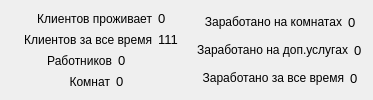
     <widget class="QWidget" name="tab_14">
      <attribute name="icon">
       <iconset resource="src.qrc">
        <normaloff>:/icon/main.png</normaloff>:/icon/main.png</iconset>
      </attribute>
      <attribute name="title">
       <string>Главная</string>
      </attribute>
      <layout class="QHBoxLayout" name="horizontalLayout_34">
       <item>
        <layout class="QVBoxLayout" name="verticalLayout_27">
         <item>
          <layout class="QHBoxLayout" name="horizontalLayout_27">
           <item>
            <widget class="QLabel" name="label">
             <property name="maximumSize">
              <size>
               <width>30</width>
               <height>30</height>
              </size>
             </property>
             <property name="text">
              <string/>
             </property>
             <property name="pixmap">
              <pixmap resource="src.qrc">:/icon/person.png</pixmap>
             </property>
             <property name="scaledContents">
              <bool>true</bool>
             </property>
            </widget>
           </item>
           <item>
            <widget class="QLabel" name="label_2">
             <property name="text">
              <string>Клиентов проживает</string>
             </property>
             <property name="alignment">
              <set>Qt::AlignRight|Qt::AlignTrailing|Qt::AlignVCenter</set>
             </property>
            </widget>
           </item>
           <item>
            <widget class="QLabel" name="clientsNow">
             <property name="font">
              <font>
               <pointsize>10</pointsize>
              </font>
             </property>
             <property name="frameShape">
              <enum>QFrame::NoFrame</enum>
             </property>
             <property name="frameShadow">
              <enum>QFrame::Plain</enum>
             </property>
             <property name="text">
              <string>0</string>
             </property>
             <property name="textFormat">
              <enum>Qt::AutoText</enum>
             </property>
             <property name="scaledContents">
              <bool>true</bool>
             </property>
             <property name="alignment">
              <set>Qt::AlignLeading|Qt::AlignLeft|Qt::AlignVCenter</set>
             </property>
             <property name="wordWrap">
              <bool>false</bool>
             </property>
            </widget>
           </item>
          </layout>
         </item>
         <item>
          <layout class="QHBoxLayout" name="horizontalLayout_28">
           <item>
            <widget class="QLabel" name="label_3">
             <property name="maximumSize">
              <size>
               <width>30</width>
               <height>30</height>
              </size>
             </property>
             <property name="text">
              <string/>
             </property>
             <property name="pixmap">
              <pixmap resource="src.qrc">:/icon/clients.png</pixmap>
             </property>
             <property name="scaledContents">
              <bool>true</bool>
             </property>
            </widget>
           </item>
           <item>
            <widget class="QLabel" name="label_4">
             <property name="text">
              <string>Клиентов за все время</string>
             </property>
             <property name="alignment">
              <set>Qt::AlignRight|Qt::AlignTrailing|Qt::AlignVCenter</set>
             </property>
            </widget>
           </item>
           <item>
            <widget class="QLabel" name="clientsAllTime">
             <property name="font">
              <font>
               <pointsize>10</pointsize>
              </font>
             </property>
             <property name="frameShape">
              <enum>QFrame::NoFrame</enum>
             </property>
             <property name="frameShadow">
              <enum>QFrame::Plain</enum>
             </property>
             <property name="text">
              <string>111</string>
             </property>
             <property name="textFormat">
              <enum>Qt::AutoText</enum>
             </property>
             <property name="scaledContents">
              <bool>true</bool>
             </property>
             <property name="alignment">
              <set>Qt::AlignLeading|Qt::AlignLeft|Qt::AlignVCenter</set>
             </property>
             <property name="wordWrap">
              <bool>false</bool>
             </property>
            </widget>
           </item>
          </layout>
         </item>
         <item>
          <layout class="QHBoxLayout" name="horizontalLayout_29">
           <item>
            <widget class="QLabel" name="label_5">
             <property name="maximumSize">
              <size>
               <width>30</width>
               <height>30</height>
              </size>
             </property>
             <property name="text">
              <string/>
             </property>
             <property name="pixmap">
              <pixmap resource="src.qrc">:/icon/staff.png</pixmap>
             </property>
             <property name="scaledContents">
              <bool>true</bool>
             </property>
            </widget>
           </item>
           <item>
            <widget class="QLabel" name="label_6">
             <property name="text">
              <string>Работников</string>
             </property>
             <property name="alignment">
              <set>Qt::AlignRight|Qt::AlignTrailing|Qt::AlignVCenter</set>
             </property>
            </widget>
           </item>
           <item>
            <widget class="QLabel" name="staff">
             <property name="font">
              <font>
               <pointsize>10</pointsize>
              </font>
             </property>
             <property name="frameShape">
              <enum>QFrame::NoFrame</enum>
             </property>
             <property name="frameShadow">
              <enum>QFrame::Plain</enum>
             </property>
             <property name="text">
              <string>0</string>
             </property>
             <property name="textFormat">
              <enum>Qt::AutoText</enum>
             </property>
             <property name="scaledContents">
              <bool>true</bool>
             </property>
             <property name="alignment">
              <set>Qt::AlignLeading|Qt::AlignLeft|Qt::AlignVCenter</set>
             </property>
             <property name="wordWrap">
              <bool>false</bool>
             </property>
            </widget>
           </item>
          </layout>
         </item>
         <item>
          <layout class="QHBoxLayout" name="horizontalLayout_30">
           <item>
            <widget class="QLabel" name="label_7">
             <property name="maximumSize">
              <size>
               <width>30</width>
               <height>30</height>
              </size>
             </property>
             <property name="text">
              <string/>
             </property>
             <property name="pixmap">
              <pixmap resource="src.qrc">:/icon/room.png</pixmap>
             </property>
             <property name="scaledContents">
              <bool>true</bool>
             </property>
            </widget>
           </item>
           <item>
            <widget class="QLabel" name="label_8">
             <property name="text">
              <string>Комнат</string>
             </property>
             <property name="alignment">
              <set>Qt::AlignRight|Qt::AlignTrailing|Qt::AlignVCenter</set>
             </property>
            </widget>
           </item>
           <item>
            <widget class="QLabel" name="rooms">
             <property name="font">
              <font>
               <pointsize>10</pointsize>
              </font>
             </property>
             <property name="frameShape">
              <enum>QFrame::NoFrame</enum>
             </property>
             <property name="frameShadow">
              <enum>QFrame::Plain</enum>
             </property>
             <property name="text">
              <string>0</string>
             </property>
             <property name="textFormat">
              <enum>Qt::AutoText</enum>
             </property>
             <property name="scaledContents">
              <bool>true</bool>
             </property>
             <property name="alignment">
              <set>Qt::AlignLeading|Qt::AlignLeft|Qt::AlignVCenter</set>
             </property>
             <property name="wordWrap">
              <bool>false</bool>
             </property>
            </widget>
           </item>
          </layout>
         </item>
        </layout>
       </item>
       <item>
        <layout class="QVBoxLayout" name="verticalLayout_28">
         <item>
          <layout class="QHBoxLayout" name="horizontalLayout_31">
           <item>
            <widget class="QLabel" name="label_9">
             <property name="maximumSize">
              <size>
               <width>30</width>
               <height>30</height>
              </size>
             </property>
             <property name="text">
              <string/>
             </property>
             <property name="pixmap">
              <pixmap resource="src.qrc">:/icon/coins.png</pixmap>
             </property>
             <property name="scaledContents">
              <bool>true</bool>
             </property>
            </widget>
           </item>
           <item>
            <widget class="QLabel" name="label_10">
             <property name="text">
              <string>Заработано на комнатах</string>
             </property>
             <property name="alignment">
              <set>Qt::AlignRight|Qt::AlignTrailing|Qt::AlignVCenter</set>
             </property>
            </widget>
           </item>
           <item>
            <widget class="QLabel" name="profitRooms">
             <property name="font">
              <font>
               <pointsize>10</pointsize>
              </font>
             </property>
             <property name="frameShape">
              <enum>QFrame::NoFrame</enum>
             </property>
             <property name="frameShadow">
              <enum>QFrame::Plain</enum>
             </property>
             <property name="text">
              <string>0</string>
             </property>
             <property name="textFormat">
              <enum>Qt::AutoText</enum>
             </property>
             <property name="scaledContents">
              <bool>true</bool>
             </property>
             <property name="alignment">
              <set>Qt::AlignLeading|Qt::AlignLeft|Qt::AlignVCenter</set>
             </property>
             <property name="wordWrap">
              <bool>false</bool>
             </property>
            </widget>
           </item>
          </layout>
         </item>
         <item>
          <layout class="QHBoxLayout" name="horizontalLayout_32">
           <item>
            <widget class="QLabel" name="label_11">
             <property name="maximumSize">
              <size>
               <width>30</width>
               <height>30</height>
              </size>
             </property>
             <property name="text">
              <string/>
             </property>
             <property name="pixmap">
              <pixmap resource="src.qrc">:/icon/coins.png</pixmap>
             </property>
             <property name="scaledContents">
              <bool>true</bool>
             </property>
            </widget>
           </item>
           <item>
            <widget class="QLabel" name="label_12">
             <property name="text">
              <string>Заработано на доп.услугах</string>
             </property>
             <property name="alignment">
              <set>Qt::AlignRight|Qt::AlignTrailing|Qt::AlignVCenter</set>
             </property>
            </widget>
           </item>
           <item>
            <widget class="QLabel" name="profitServs">
             <property name="font">
              <font>
               <pointsize>10</pointsize>
              </font>
             </property>
             <property name="frameShape">
              <enum>QFrame::NoFrame</enum>
             </property>
             <property name="frameShadow">
              <enum>QFrame::Plain</enum>
             </property>
             <property name="text">
              <string>0</string>
             </property>
             <property name="textFormat">
              <enum>Qt::AutoText</enum>
             </property>
             <property name="scaledContents">
              <bool>true</bool>
             </property>
             <property name="alignment">
              <set>Qt::AlignLeading|Qt::AlignLeft|Qt::AlignVCenter</set>
             </property>
             <property name="wordWrap">
              <bool>false</bool>
             </property>
            </widget>
           </item>
          </layout>
         </item>
         <item>
          <layout class="QHBoxLayout" name="horizontalLayout_33">
           <item>
            <widget class="QLabel" name="label_13">
             <property name="maximumSize">
              <size>
               <width>30</width>
               <height>30</height>
              </size>
             </property>
             <property name="text">
              <string/>
             </property>
             <property name="pixmap">
              <pixmap resource="src.qrc">:/icon/money.png</pixmap>
             </property>
             <property name="scaledContents">
              <bool>true</bool>
             </property>
            </widget>
           </item>
           <item>
            <widget class="QLabel" name="label_14">
             <property name="text">
              <string>Заработано за все время</string>
             </property>
             <property name="alignment">
              <set>Qt::AlignRight|Qt::AlignTrailing|Qt::AlignVCenter</set>
             </property>
            </widget>
           </item>
           <item>
            <widget class="QLabel" name="profitTotal">
             <property name="font">
              <font>
               <pointsize>10</pointsize>
              </font>
             </property>
             <property name="frameShape">
              <enum>QFrame::NoFrame</enum>
             </property>
             <property name="frameShadow">
              <enum>QFrame::Plain</enum>
             </property>
             <property name="text">
              <string>0</string>
             </property>
             <property name="textFormat">
              <enum>Qt::AutoText</enum>
             </property>
             <property name="scaledContents">
              <bool>true</bool>
             </property>
             <property name="alignment">
              <set>Qt::AlignLeading|Qt::AlignLeft|Qt::AlignVCenter</set>
             </property>
             <property name="wordWrap">
              <bool>false</bool>
             </property>
            </widget>
           </item>
          </layout>
         </item>
        </layout>
       </item>
      </layout>
     </widget>
